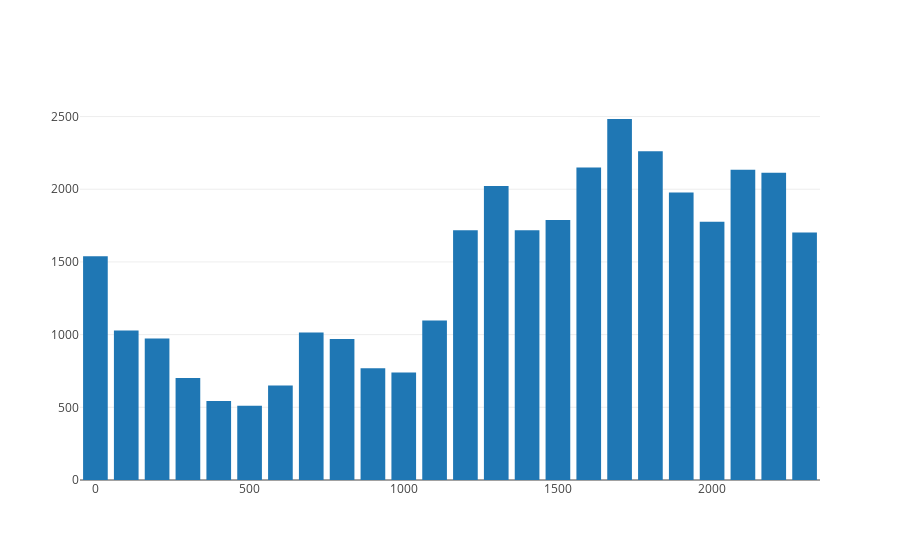

The notebook cell this image was saved under:
### Code cell
data = [trace3]
layout = go.Layout(
    barmode='stack'
)

fig = go.Figure(data=data, layout=layout)
py.offline.iplot(fig)

### Figure 1 — Plotly figure (JSON) as saved in the notebook; plotly's stock layout.template omitted (floating-point values rounded to 4 significant figures)
{"data": [{"name": "Accidents by Hour", "type": "bar", "uid": "758d48d6-1905-4d35-832a-5797f1011daf", "x": ["0000", "0100", "0200", "0300", "0400", "0500", "0600", "0700", "0800", "0900", "1000", "1100", "1200", "1300", "1400", "1500", "1600", "1700", "1800", "1900", "2000", "2100", "2200", "2300"], "y": [1539, 1029, 973, 702, 544, 510, 650, 1014, 970, 769, 740, 1097, 1718, 2022, 1718, 1788, 2150, 2483, 2261, 1977, 1777, 2134, 2113, 1703]}], "layout": {"barmode": "stack"}}
